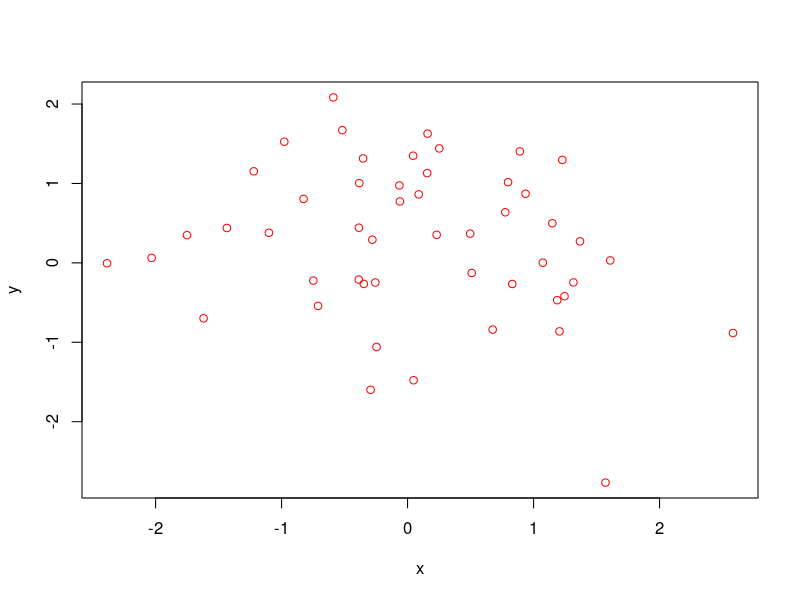
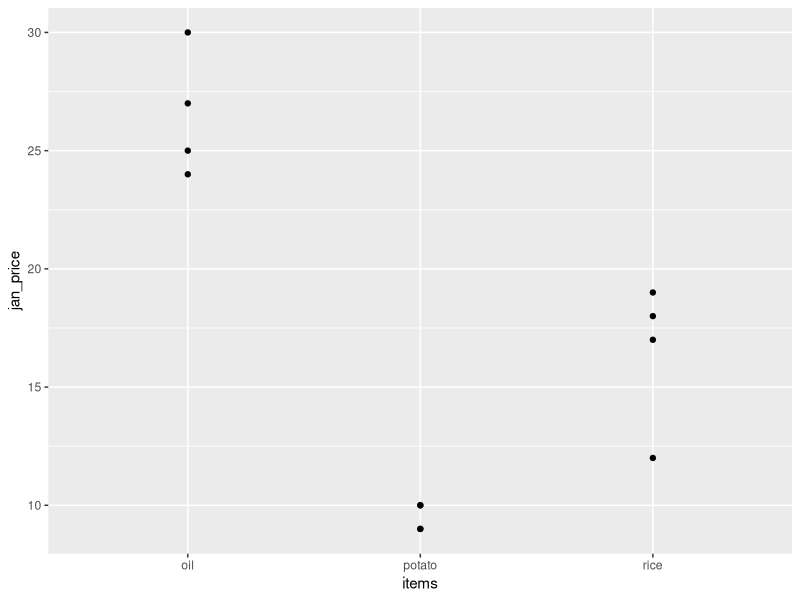
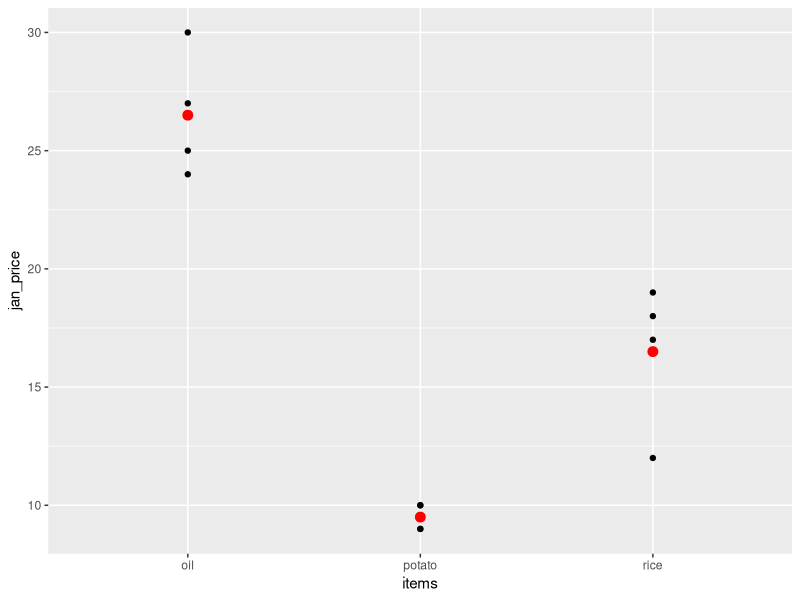
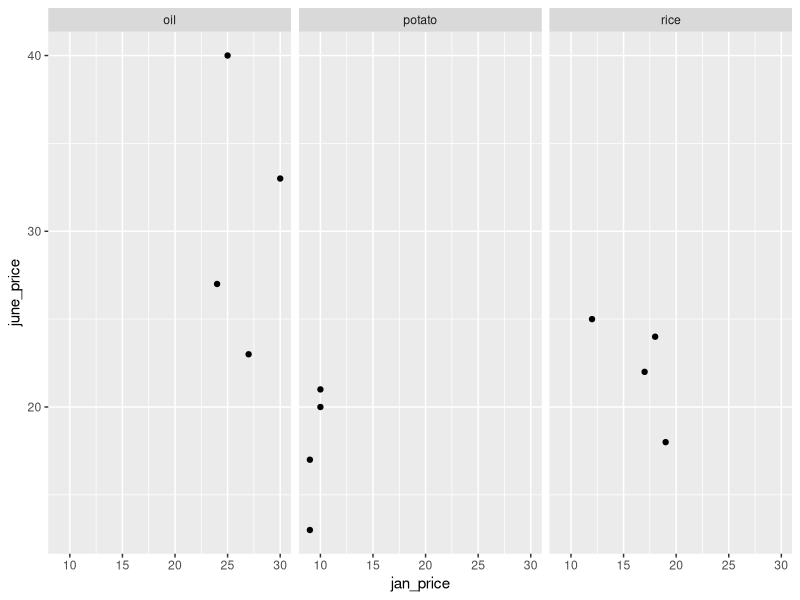
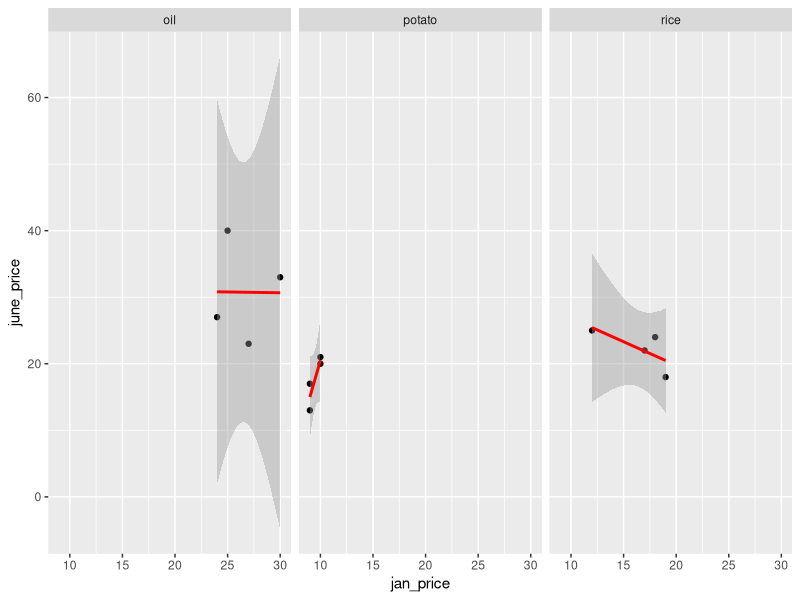

Write the R code that produced these figures, in order.
#R Basics from data type to inital plots

library(ggplot2)

# creating vectors

jan_price=c(10,20,30)
increace=c(1,2,3)
mar_price=jan_price+increace
june_price=c(20,25,30)

#matrix formation
all_prices=matrix(c(jan_price,mar_price, june_price),nrow = 3)
all_prices

#arrays:-like matrixes but has more than 2 dimention.  fror example we need 2 3x3 matrix
#with different years

#create six vectors
jan_2018=c(10,11,20)
mar_2018=c(20,22,25)
june_2018=c(30,33,33)
jan_2017=c(10,10,17)
mar_2017=c(18,23,21)
june_2017=c(25,31,35)

#combine these vectors into array
combined=array(c(jan_2018,mar_2018,june_2018,jan_2017,mar_2017,june_2017),dim = c(3,3,2))
combined

#dataframes
#like matrixes but can have different data types
items=c("potato", "rice", "oil")
all_prices3=data.frame(items,jan_price,mar_price,june_price)
all_prices3

#accessing dataframe can be done using [[]] or $

#select all the values of march price
all_prices3$mar_price
#or
all_prices3[["mar_price"]]


# by using [] we can acess the an element in the dataframe(give the row number and coloumn number)
all_prices3[2,3]

#using negative sign
# remove column 'item' and assign the new df to a new variable all_prices4
all_prices4=all_prices3[-1]
all_prices4


#using rbind() row wise binding an vector to data frame
# add a new vector pen to all_prices$
pen=c(3,4,3.5)
all_prices4=(rbind(all_prices3,pen))
all_prices4

#using cbind() coloumn wise binding of an vector to data frame
#add a prices of potato, rice ,oil, pen for august to add to the all_prices4

aug_price=c(22,24,31,5)
all_prices4=cbind(all_prices4, aug_price)

all_prices4


# considering a scenario were jan price and march price have four elements and
# june price have only 3 elements we cannot use the dataframe. In such a scenario we use lists
# using list we get all advantages of df in addition to its capacity for 
#storing different sets of elements ( column in case of df)with diff lengths

all_prices_list2=list(items, jan_price, mar_price,june_price)
all_prices_list2


#accessing list element can be done by using [],, or [[]] 
#here [ ] gives back the list
# and [[]] gives back the element in its orginal data type

all_prices_list2[1]

# using [ ] give us back another list and we cant use different mathematical operations on it directily
class(all_prices_list2[[2]])

# therefore we use [[]] to get the data in its orginal data type:
all_prices_list2[[2]]


#categorical and continuos variables
#n a dataset, we can distinguish two types of variables: categorical and continuous.

#In descriptive statistics for categorical variables in R, the value is limited and usually based on a particular finite group. 
#For example, a categorical variable in R can be countries, year, gender, occupation.
#A continuous variable, however, can take any values, from integer to decimal. 
#For example, we can have the revenue, price of a share, etc..


#factors

#we can convert the numeric vector to factors using factor()

#Factor in R is a variable used to categorize and store the data, having a limited number of different values.
#It stores the data as a vector of integer values. Factor in R is also known as a categorical variable that stores both string and integer data values as levels. Factor is mostly used in Statistical Modeling and exploratory data analysis with R.



x=c(4,6,2)
x=factor(x)
class(x)

str(x)
#It is important to transform a string into factor variable in R when we perform Machine Learning task.

#looping

#loop throug all the value of jan_price column in all_prices4 and square them and return

class(all_prices4)
aug=all_prices4$aug_price
for (price in aug) {
  print(price^2)
  
}

#functions in R
#the above power calculation can be done using a power fn named square:
square=function(data){
  for(price in data){
    print(price^2)
  }
}

#call the function
class(all_prices4$aug_price)
square(all_prices4$aug_price)


#modify the function for taking any element to a power

power_function=function(data, power){
  for(price in data){
    print(price^power)
    
    
  }
}
power_function(all_prices4$aug_price,4) #column of the all_prices4
power_function(all_prices4[1,2],4) #single element


#apply family

#apply: easier way to compute something rowise or columnwise
#syntax form: apply(data,margin, function)
#data:  has to be a matrix or an array!!! not dataframe
#margin:either 1-row-wise operation and 2-column operation
#function:inbuild or any defined fn
class(all_prices)

#compute the fluctuation of prices of the items over these 3 months

# for this we need to compute the std dev row-wise for each row
apply(all_prices, 1, sd)

#compute the month -wise total cost of all 3 items
#each month corresponds to columns we use margin =2
apply(all_prices,2,sum)


#lapply

#allows us to define a function (or existing function) 
#over all the elements of a list or vector and returns a list

#consider the old power fn using lapply we acn loop through each
#element of a list or vector and take the power of each of these elemnts
#on every iterationof the loop

#syntax:lapply(data, function, arguments_of_the_function) !data is a list or vector or dataframe

all_prices4$june_price #which is a vector
powerfunction2=function(data,power){
  data^power
}
lapply(all_prices4$june_price,powerfunction2,4)

#lapply returns a list if we use unlist we get a simple vector
unlist(lapply(all_prices4$june_price,powerfunction2,4))


# using the combined array for lapply we can convert the array
# to a list of matrices
combined2=list(matrix(c(jan_2018,mar_2018,june_2018),nrow = 3),
               matrix(c(jan_2017,mar_2017,june_2017),nrow=3))
combined2

class(combined2)
#using lapply to get the prices for march 2017 and 2018

lapply(combined2,"[",2,)

#"["-selects the element
#2-selects the second row
#space after comma selects all column
#totally means for all lists, select the second row and all columns

lapply(combined2,"[",2,2)#for all list it selects the second row and second column


#sapply

#sapply will return the output as vector when we used unlist in 
#lapply, sapply returns the vector 

#syntax:sapply(data,function, arguments_of_the_function)

sapply(all_prices4$june_price,powerfunction2,4)


#tapply
#tapply() computes a measure (mean, median, min, max, etc..) 
#or a function for each factor variable in a vector. 
#It is a very useful function that lets you create a subset of a vector and then apply some functions to each of the subset.

all_prices=data.frame(items=rep(c("potato","rice","oil"),4),
                      jan_price=c(10,12,30,10,18,25,9,17,24,9,19,27),
                      mar_price=c(11,22,33,13,25,32,12,21,33,15,27,39),
                      june_price=c(20,25,33,21,24,40,17,22,27,13,18,23)
)
all_prices
#take mean price of different items for very march in all years
#we can do this using tapply
#syntax:tapply(numerical_variable,categorical_variable,function)

#we need to convert the items column of all_prices data frame to 
#a categorical variable to take mean prices
tapply(all_prices$mar_price,factor(all_prices$items),mean)


#PLOTTING IN R
x=rnorm(50)
y=rnorm(50)
#pch =19stands for filled dot  pch=1 is unfilled dot pch=6 triangle

plot(x,y,pch=1,col='red')
str(all_prices)

#ggplot2
#ggplot works only on dataframe
#then we need aes()command which stands for the aesthetic 
#inside aes we define x axis variable and yaxis variable


#plot a point graph the different items in January against items

ggplot(all_prices,aes(x=items,y=jan_price))+geom_point()

# compute and mark the mean price in Jan of these items over all the years under consideration
#use stat="summary", fun.y="mean" and use this inside geom_point()agrument


ggplot(all_prices,aes(x=items,y=jan_price))+geom_point()+geom_point(stat="summary",fun.y="mean",colour="red",size=3)

#plot price of january against price of june and make separate plots for each items
#use facet_grid(.~items)

ggplot(all_prices,aes(x=jan_price,y=june_price))+geom_point()+facet_grid(.~items)

#linear model fit using stat_smooth() layer
ggplot(all_prices,aes(x=jan_price,y=june_price))+geom_point()+facet_grid(.~items)+
  stat_smooth(method="lm",se=TRUE,col="red")
#here se= true inside stat_smooth() shows confidence interval
